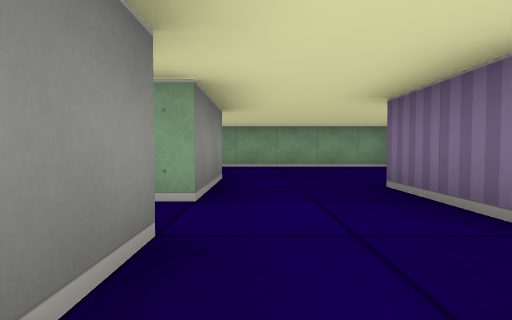
View 1 (above)

12 first-person views from a walk through a cub3D level. The camera is about half as high as the walls, tilts 2° down and sees 80° across. The floor is counted in squares. Each view is taken from the middle of a square. On the plan, view 1 faces up. The plan holds only what a view shows up to about 9 squares ahead; the rest is blank.

View 2
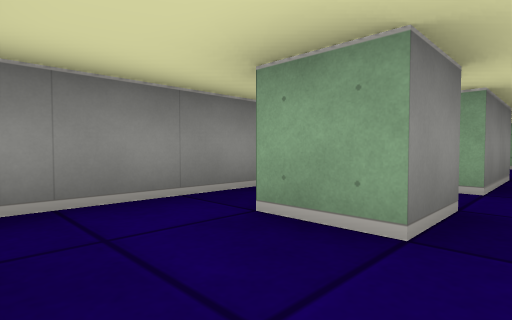

View 3
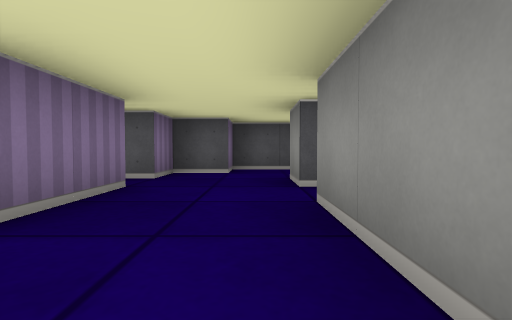

View 4
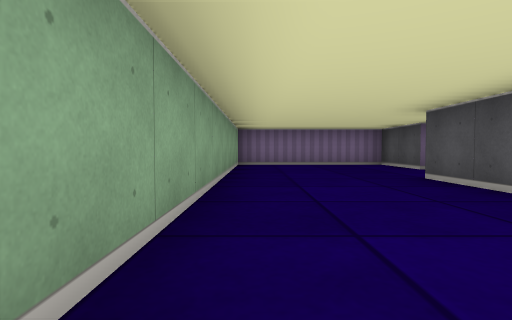

View 5
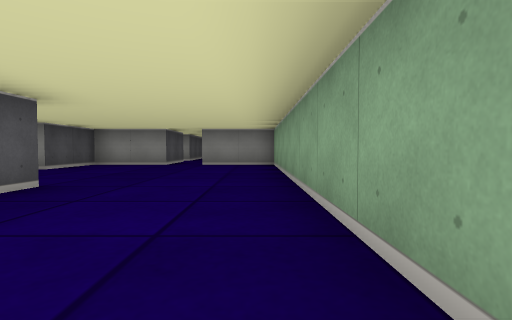

View 6
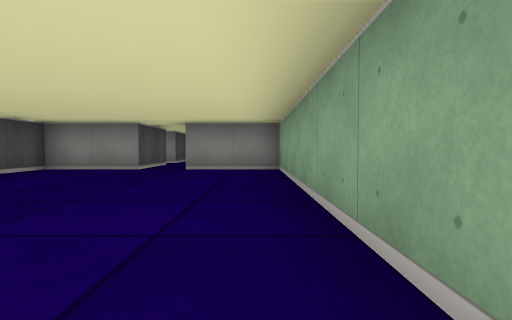

View 7
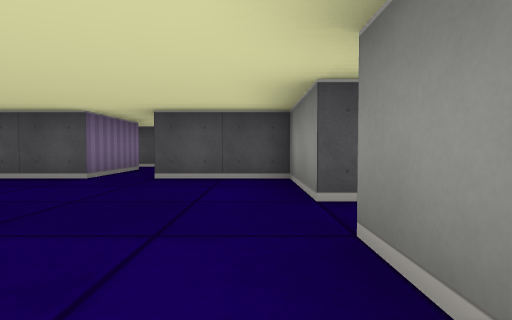

View 8
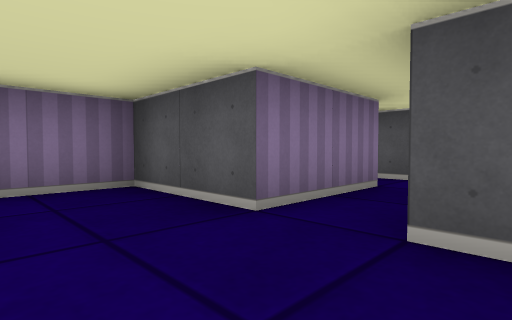

View 9
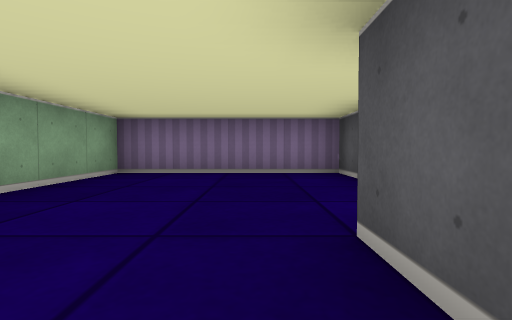

View 10
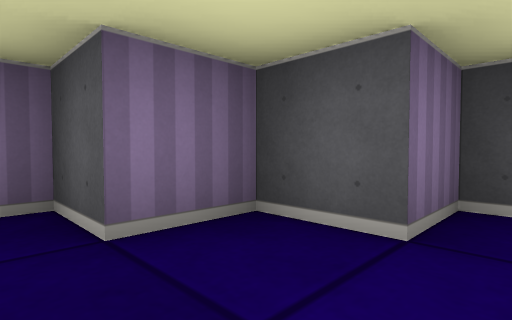

View 11
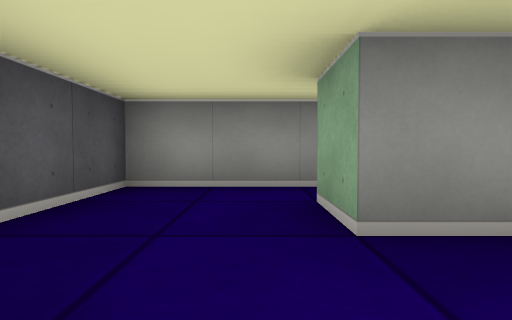

View 12
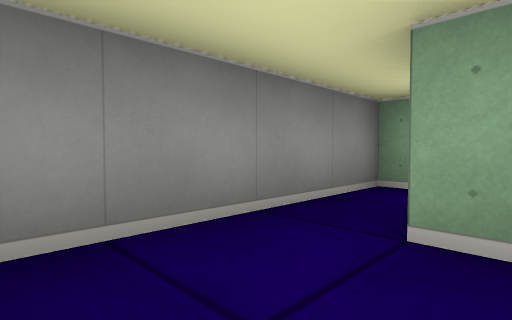

### Floor plan
Points are (right, up) in squares from view 1. A wall is a line through its corners. A room is listed if a view was taken in it or the views show most of it. See-through windows are left out.
Room 1 (views 1, 2, 10, 11, 12)
walls: (-0.5, 1.6) (-0.5, 0.5) (-1.5, 0.5); (-0.5, 2.5) (-2.5, 2.5) (-2.5, -1.5) (0.5, -1.5) (0.5, -0.5) (1.5, -0.5) (1.5, 0.5) (2.5, 0.5) (2.5, 0.9); (1.5, 1.5) (1.5, 2.5)
ways out: opening at (0.5, 3) to room 2
Room 2 (views 3, 4, 5, 6, 7, 8, 9)
walls: (-3.5, 4.5) (-0.5, 4.5) (-0.5, 2.5); (1.5, 2.5) (1.5, 3.5) (3.5, 3.5) (3.5, 7.5) (-8.5, 7.5) (-8.5, 5.5); (-5.5, 0.4) (-5.5, 2.5) (-3.5, 2.5) (-3.5, 3.8); (-8.5, 4.5) (-8.5, 2.5) (-6.5, 2.5)
ways out: opening at (0.5, 3) to room 1; opening at (-6, 1.5)

Where each view was taken, in squares from view 1:
view 1: 0 up, 0 right, facing up
view 2: 1 down, 0 right, facing up-left
view 3: 5 up, 0 right, facing down
view 4: 7 up, 5 left, facing right
view 5: 7 up, 0 right, facing left
view 6: 7 up, 2 left, facing left
view 7: 7 up, 8 left, facing down
view 8: 4 up, 7 left, facing down-right
view 9: 5 up, 2 left, facing right
view 10: 1 up, 0 right, facing down-right
view 11: 0 up, 1 right, facing left
view 12: 1 down, 1 left, facing up-left
